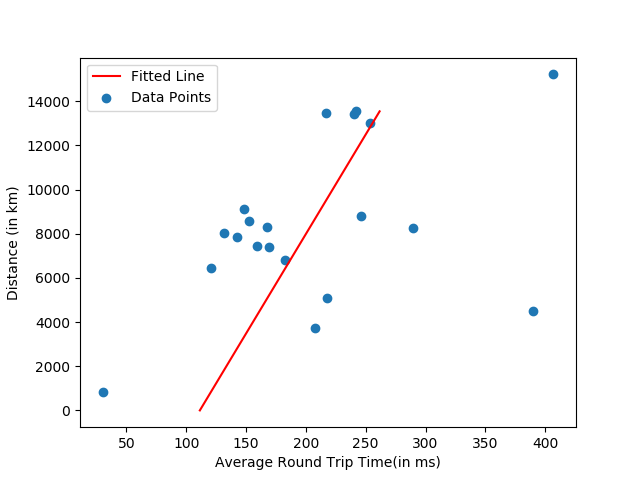

Write Python code to recreate this figure.
import matplotlib.pyplot as plt
import numpy as np


# Open Log file
logs = []
distances = []
with open("logs.txt","r") as f:
    logs = f.readlines()

# Distances File
with open("distances.txt") as f:
    distances = f.readlines()
for i in range(len(distances)):
    distances[i] = float(distances[i].strip())

rtts = []
for log in logs:
    rtts.append(sum(map(float,log.strip().split(",")[5:]))/10)

rtts2 = np.array(rtts)
distances2 = np.array(distances)

# Fitting straight line to the plot to get speed of transmission from slope

distances2 = np.vstack([distances2,np.ones(rtts2.shape)])
rtts2 = np.reshape(rtts2,(20,1))
distances2 = distances2.T

params = np.linalg.inv((distances2.T)@distances2)@distances2.T@rtts2

speed = 1e3*0.5/params[0][0]
slowfactor = 3e5//speed
print(params)
y1 = [0,distances[1]]
x1 = [params[0][0]*0+params[1][0],params[0][0]*distances[1]+params[1][0]]

print("Speed of transmission: ", str(speed) ," km/s")
print("The speed of transmission is ", str(slowfactor) ,"x slower than light")

plt.figure()
plt.xlabel("Average Round Trip Time(in ms)")
plt.ylabel("Distance (in km)")
plt.scatter(rtts,distances,label="Data Points")

plt.plot(x1,y1,color="r",label="Fitted Line") # fitted line
plt.legend()
plt.savefig("scatter.png")
plt.show()




